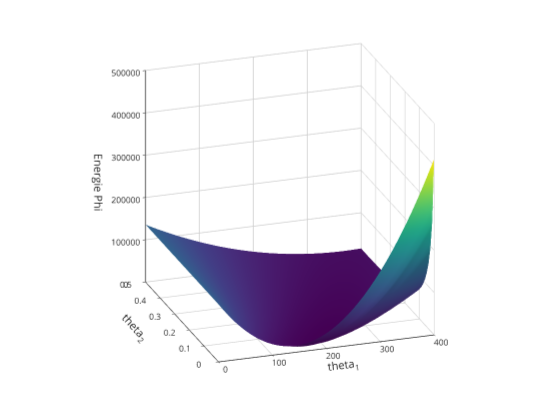

Notebook cell for this chart:
### Markdown cell above
### Graphische Darstellung

### Code cell
# Graphische Darstellung
graphics_toolkit("plotly")
#plot3(theta_optA(:,1), theta_optA(:,2), energies);
mesh (tx, ty, tz);
title("Energy landscape")
xlabel "theta_1"
ylabel "theta_2"
zlabel("Energie Phi")

### Figure 1 — Plotly figure (JSON) as saved in the notebook; plotly's stock layout.template omitted (floating-point values rounded to 4 significant figures; data arrays with more than 128 entries replaced by an {"elided": "..."} marker saying what was removed)
{"data": [{"autocolorscale": "false", "cauto": "false", "cmax": 416100.0, "cmin": 607.9, "colorscale": [[0, "rgb(68,1,84)"], [0.01587, "rgb(69,6,90)"], [0.03175, "rgb(70,12,95)"], [0.04762, "rgb(71,18,101)"], [0.06349, "rgb(72,24,106)"], [0.07937, "rgb(72,29,111)"], [0.09524, "rgb(72,35,115)"], [0.1111, "rgb(71,40,119)"], [0.127, "rgb(71,45,123)"], [0.1429, "rgb(70,50,126)"], [0.1587, "rgb(68,55,129)"], [0.1746, "rgb(67,60,132)"], [0.1905, "rgb(65,64,134)"], [0.2063, "rgb(64,69,135)"], [0.2222, "rgb(62,74,137)"], [0.2381, "rgb(60,78,138)"], [0.254, "rgb(58,83,139)"], [0.2698, "rgb(56,87,140)"], [0.2857, "rgb(54,91,140)"], [0.3016, "rgb(52,95,141)"], [0.3175, "rgb(50,99,141)"], [0.3333, "rgb(48,103,141)"], [0.3492, "rgb(46,107,142)"], [0.3651, "rgb(45,111,142)"], [0.381, "rgb(43,115,142)"], [0.3968, "rgb(42,119,142)"], [0.4127, "rgb(40,123,142)"], [0.4286, "rgb(39,127,142)"], [0.4444, "rgb(37,130,142)"], [0.4603, "rgb(36,134,141)"], [0.4762, "rgb(34,138,141)"], [0.4921, "rgb(33,142,140)"], [0.5079, "rgb(32,146,140)"], [0.5238, "rgb(31,149,139)"], [0.5397, "rgb(30,153,138)"], [0.5556, "rgb(30,157,136)"], [0.5714, "rgb(31,161,135)"], [0.5873, "rgb(32,164,133)"], [0.6032, "rgb(34,168,131)"], [0.619, "rgb(38,172,129)"], [0.6349, "rgb(42,176,126)"], [0.6508, "rgb(47,179,123)"], [0.6667, "rgb(53,183,120)"], [0.6825, "rgb(59,186,117)"], [0.6984, "rgb(66,190,113)"], [0.7143, "rgb(73,193,109)"], [0.7302, "rgb(81,196,104)"], [0.746, "rgb(90,199,99)"], [0.7619, "rgb(99,202,94)"], [0.7778, "rgb(108,205,89)"], [0.7937, "rgb(117,208,83)"], [0.8095, "rgb(127,210,77)"], [0.8254, "rgb(137,213,71)"], [0.8413, "rgb(148,215,64)"], [0.8571, "rgb(158,217,57)"], [0.873, "rgb(169,219,50)"], [0.8889, "rgb(180,221,43)"], [0.9048, "rgb(190,223,36)"], [0.9206, "rgb(201,224,30)"], [0.9365, "rgb(212,225,26)"], [0.9524, "rgb(223,227,24)"], [0.9683, "rgb(233,228,25)"], [0.9841, "rgb(243,229,30)"], [1, "rgb(253,231,36)"]], "contours": {"x": {"highlight": true, "highlightcolor": "rgb(0, 0, 0)", "highlightwidth": 1, "show": false}, "y": {"highlight": true, "highlightcolor": "rgb(0, 0, 0)", "highlightwidth": 1, "show": false}, "z": {"highlight": true, "highlightcolor": "rgb(0, 0, 0)", "highlightwidth": 1, "show": false}}, "name": "", "scene": "scene", "showlegend": false, "showscale": false, "surfacecolor": {"elided": "41x41 float values"}, "type": "surface", "visibility": true, "x": [0, 10, 20, 30, 40, 50, 60, 70, 80, 90, 100, 110, 120, 130, 140, 150, 160, 170, 180, 190, 200, 210, 220, 230, 240, 250, 260, 270, 280, 290, 300, 310, 320, 330, 340, 350, 360, 370, 380, 390, 400], "y": [0, 0.0125, 0.025, 0.0375, 0.05, 0.0625, 0.075, 0.0875, 0.1, 0.1125, 0.125, 0.1375, 0.15, 0.1625, 0.175, 0.1875, 0.2, 0.2125, 0.225, 0.2375, 0.25, 0.2625, 0.275, 0.2875, 0.3, 0.3125, 0.325, 0.3375, 0.35, 0.3625, 0.375, 0.3875, 0.4, 0.4125, 0.425, 0.4375, 0.45, 0.4625, 0.475, 0.4875, 0.5], "z": {"elided": "41x41 float values"}}], "layout": {"height": 420, "hovermode": "closest", "margin": {"b": 0, "l": 0, "r": 0, "t": 0}, "plot_bgcolor": "rgba(0, 0, 0, 0)", "scene": {"aspectmode": "manual", "aspectratio": {"x": 1.331, "y": 1.331, "z": 1.331}, "camera": {"center": {"x": 0, "y": 0, "z": 0}, "eye": {"x": 0.6448, "y": 1.905, "z": 0.8011}, "projection": {"type": "orthographic"}, "up": {"x": 0, "y": 0, "z": 1}}, "domain": {"x": [0.13, 0.905], "y": [0.11, 0.925]}, "xaxis": {"autorange": false, "exponentformat": "none", "gridcolor": "", "gridwidth": 1.5, "linecolor": "rgb(38,38,38)", "linewidth": 1.5, "mirror": false, "range": [400, 0], "showgrid": true, "showline": true, "side": "bottom", "spikedash": "solid", "spikemode": "across", "spikesides": false, "spikethickness": 1, "tickangle": 0, "tickcolor": "rgb(38,38,38)", "tickfont": {"color": "rgb(38,38,38)", "size": 10}, "ticklen": 3, "ticks": "outside", "ticktext": ["0", "100", "200", "300", "400"], "tickvals": [0, 100, 200, 300, 400], "title": {"font": {"color": "rgb(38,38,38)", "size": 11}, "text": "theta<sub>1</sub>"}, "type": "linear", "visible": true, "zeroline": false}, "yaxis": {"autorange": false, "exponentformat": "none", "gridcolor": "", "gridwidth": 1.5, "linecolor": "rgb(38,38,38)", "linewidth": 1.5, "mirror": false, "range": [0.5, 0], "showgrid": true, "showline": true, "side": "left", "spikedash": "solid", "spikemode": "across", "spikesides": false, "spikethickness": 1, "tickangle": 0, "tickcolor": "rgb(38,38,38)", "tickfont": {"color": "rgb(38,38,38)", "size": 10}, "ticklen": 3, "ticks": "outside", "ticktext": ["0", "0.1", "0.2", "0.3", "0.4", "0.5"], "tickvals": [0, 0.1, 0.2, 0.3, 0.4, 0.5], "title": {"font": {"color": "rgb(38,38,38)", "size": 11}, "text": "theta<sub>2</sub>"}, "type": "linear", "visible": true, "zeroline": false}, "zaxis": {"autorange": false, "exponentformat": "none", "gridcolor": "", "gridwidth": 1.5, "linecolor": "rgb(38,38,38)", "linewidth": 1.5, "mirror": false, "range": [0, 500000], "showgrid": true, "showline": true, "side": "none", "spikedash": "solid", "spikemode": "across", "spikesides": false, "spikethickness": 1, "tickangle": 0, "tickcolor": "rgb(38,38,38)", "tickfont": {"color": "rgb(38,38,38)", "size": 10}, "ticklen": 3, "ticks": "outside", "ticktext": ["0", "100000", "200000", "300000", "400000", "500000"], "tickvals": [0, 100000, 200000, 300000, 400000, 500000], "title": {"font": {"color": "rgb(38,38,38)", "size": 11}, "text": "Energie Phi"}, "type": "linear", "visible": true, "zeroline": false}}, "showlegend": false, "width": 560}}
